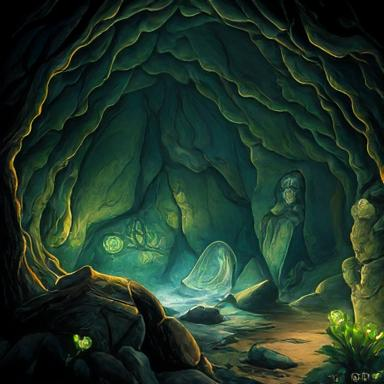
#> input picture images/env.jpg, 384 x 384 px
$ python -i tools.py   (imports and definitions only)
#> lines starting #> are read from the running program, lines starting #| are printed output that depends on the picture; after the words box and inside, x2 and y2 are one past the last pixel; in counts of white or black regions, pixels touching at a corner belong together
#  Copyright (c) 2025. Salim Janji. All rights reserved.
#  Unauthorized copying, distribution, or modification of this file is strictly prohibited.
from PIL import Image, ImageOps
import numpy as np
import cv2


def remove_white_background(image_path):
    """Loads an image and removes the white background."""
#> called with image_path = '../images/env.jpg'
    image = cv2.imread(image_path, cv2.IMREAD_UNCHANGED)
#> image is the input picture: shape (384, 384, 3); mean B, G, R 40.1, 54.4, 31.8
    gray = cv2.cvtColor(image, cv2.COLOR_BGR2GRAY)
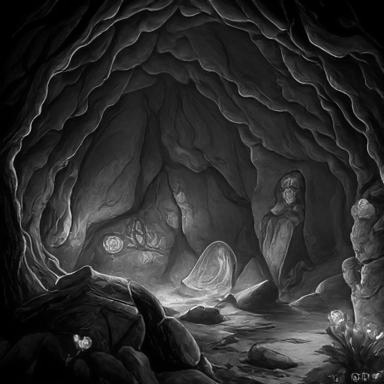
#> gray: shape (384, 384); min 0, max 246, mean 46
    _, mask = cv2.threshold(gray, 240, 255, cv2.THRESH_BINARY)  #Threshold adjust
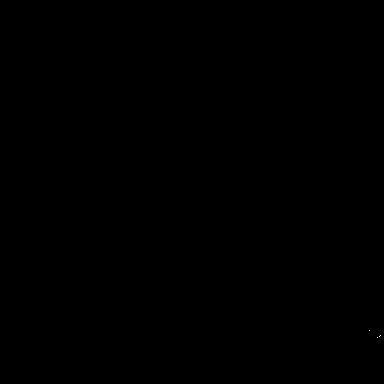
#> mask: shape (384, 384); 0% white in thin lines or dots, all inside (x1, y1, x2, y2) = (369, 330, 381, 338)
    mask_inv = cv2.bitwise_not(mask)
    bgra = cv2.cvtColor(image, cv2.COLOR_BGR2BGRA)
    bgra[:, :, 3] = mask_inv
#> bgra: shape (384, 384, 4); mean B, G, R, A 40.1, 54.4, 31.8, 255
    overlay_image = Image.fromarray(bgra)

    return overlay_image


def overlay_image(background_path, overlay_path, position=(100, 100), resize=(44, 44)):
    """Overlays the processed image on the background at the specified position."""
    background = Image.open(background_path).convert("RGBA")
    overlay = remove_white_background(overlay_path)
    overlay = overlay.resize(resize)
    background.paste(overlay, position, overlay)

    return background


def remove_duplicate_sentences(text):
    """Removes duplicate sentences from a string."""
    sentences = text.split("\n")
    unique_sentences = set(sentences)
    return "\n".join(unique_sentences)

>>> result = remove_white_background('../images/env.jpg')
